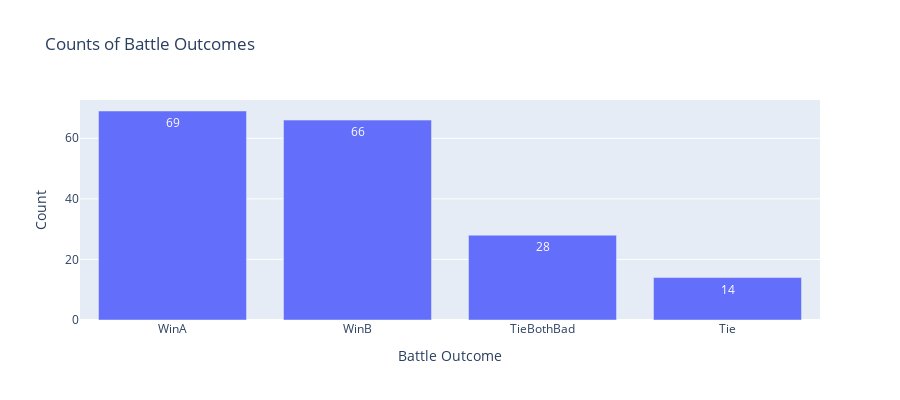

The notebook cell saved with this chart:
### Code cell
import plotly.express as px

# Count the outcomes
outcome_counts = battles_df['outcome'].value_counts()

# Create the bar plot
fig = px.bar(outcome_counts, 
             title="Counts of Battle Outcomes", 
             text_auto=True, 
             height=400)

# Update layout
fig.update_layout(
    xaxis_title="Battle Outcome", 
    yaxis_title="Count",
    showlegend=False
)

# Display the figure
fig.show()

### Figure 1 — Plotly figure (JSON) as saved in the notebook; plotly's stock layout.template omitted (floating-point values rounded to 4 significant figures)
{"data": [{"alignmentgroup": "True", "hovertemplate": "variable=count<br>outcome=%{x}<br>value=%{y}<extra></extra>", "legendgroup": "count", "marker": {"color": "#636efa", "pattern": {"shape": ""}}, "name": "count", "offsetgroup": "count", "orientation": "v", "showlegend": true, "textposition": "auto", "texttemplate": "%{y}", "type": "bar", "x": ["WinA", "WinB", "TieBothBad", "Tie"], "xaxis": "x", "y": [69, 66, 28, 14], "yaxis": "y"}], "layout": {"barmode": "relative", "height": 400, "legend": {"title": {"text": "variable"}, "tracegroupgap": 0}, "showlegend": false, "title": {"text": "Counts of Battle Outcomes"}, "xaxis": {"anchor": "y", "domain": [0, 1], "title": {"text": "Battle Outcome"}}, "yaxis": {"anchor": "x", "domain": [0, 1], "title": {"text": "Count"}}}}
